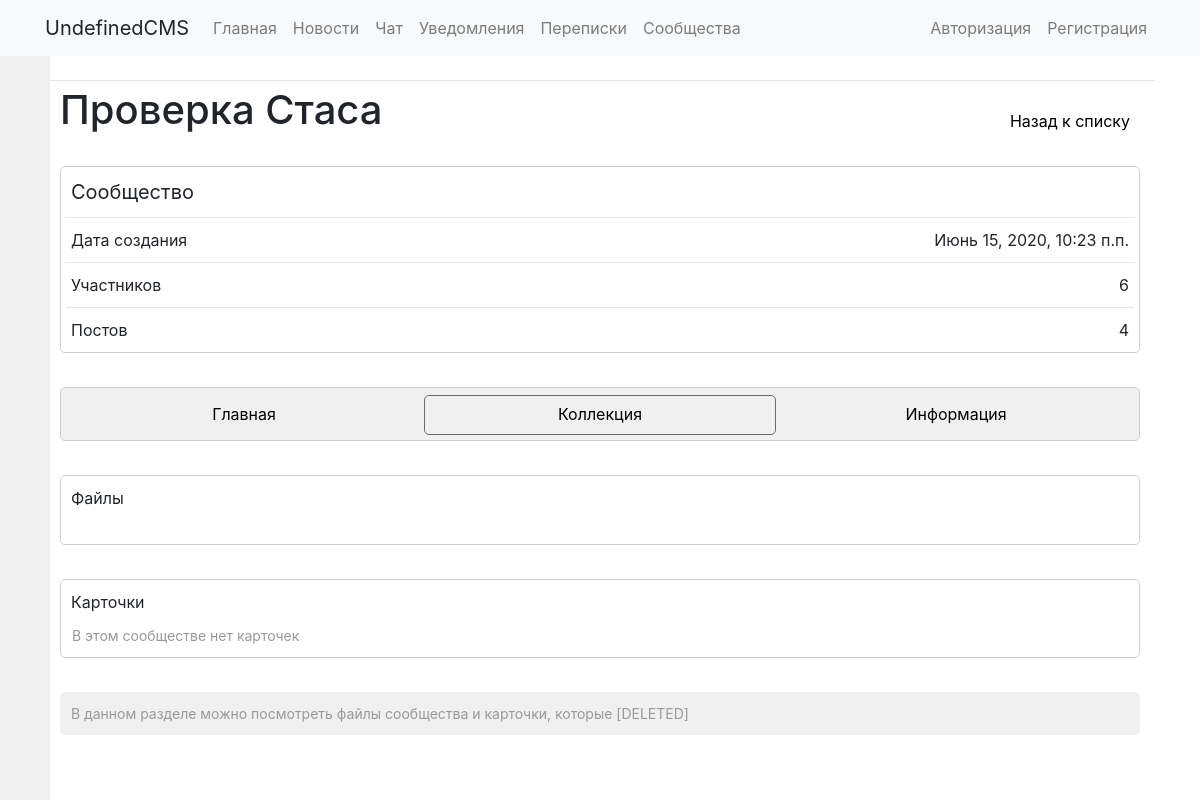
The app's page /groups/fgjj/collection/, older data.
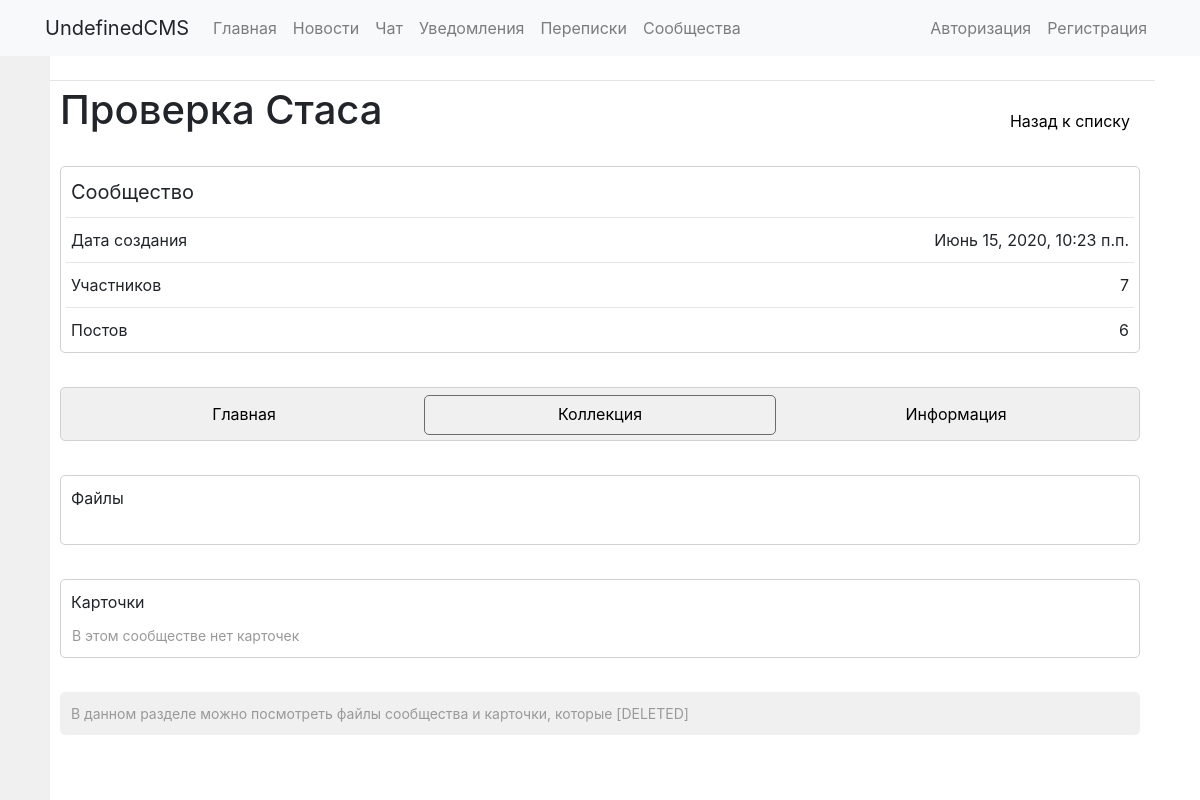
The same page, newer data.
### communities/models.py (models this page shows, shortened)
class Group(models.Model):
	groupname = models.CharField(max_length=40)
	image = models.ImageField(upload_to='groups/groupimages', default=False)
	slug = models.SlugField(max_length=40, unique=True)
	description = models.TextField(blank=True)
	public = models.BooleanField(default=True)
	allowarticles = models.IntegerField(default=2)
	pubdate = models.DateTimeField('date published', default=datetime.now())
	admin = models.ForeignKey(User, on_delete=models.CASCADE, null=True, blank=True, related_name='groups_admins')
	editors = models.ManyToManyField(User, blank=True, related_name='groups_editors')
	subscribers = models.ManyToManyField(User, blank=True, related_name='groups_subs')
	subrequests = models.ManyToManyField(User, blank=True, related_name='groups_requests')
	banned = models.ManyToManyField(User, blank=True, related_name='groups_banned')

### communities/views.py (the view)
# urls.py: path('<str:groupslug>/collection/', collection, name='collection'),
def collection(request, groupslug):
	if Group.objects.filter(slug=groupslug).exists():
		group = Group.objects.get(slug=groupslug)
		articles_count = group.articles.filter(allowed=True).count()
		context = {'group': group, 'articles_count': articles_count}
		return render(request, 'communities/collection.html', context)
	else:
		return render(request, 'communities/nogroup.html')

### communities/templates/communities/collection.html (shortened to what this page needs)
{% extends "communities/community_template.html" %}
{% block main %}
<div class="content_block">
	<div class="plate">
		<div class="inline-wrapper">
			<div class="text2">Файлы</div>
		</div>
		<div id="groupimages" style="flex-wrap: wrap; display: flex;"></div>
	</div>
	<br>
	<div class="plate">
		<div class="inline-wrapper">
			<div class="text2">Карточки</div>
		</div>
		<div class="" style="flex-wrap: wrap;">
			{% for image in images %}
			<img class="medium-img" src="{{ image }}" alt="">
			{% empty %}
			<div class="text3">В этом сообществе нет карточек</div>
			{% endfor %}
		</div>
	</div>
	<br>
	<div class="solid">
		<div class="text3">В данном разделе можно посмотреть файлы сообщества и карточки, которые [DELETED]
		</div>
	</div>
</div>
{% endblock %}

### communities/templates/communities/community_template.html (shortened to what this page needs)
{% extends "base_general.html" %}
{% load static %}
{% block links %}
  <link rel="stylesheet" href="{% static 'communities/css/style.css' %}"/>
{% endblock %}
{% block content %}
  <div class="inline-wrapper">
    <h1>{{ group.groupname }}</h1>
    <a class="button1" href="{% url 'communities:home' %}">Назад к списку</a>
  </div>
  <br>
  <div class="inline-wrapper">
    <div class="plate" style="width: 100%;">
      <div class="inline-wrapper">
        <div class="text1">Сообщество</div>
      </div>
      <hr>
      <div class="inline-wrapper">
        <div class="text2">Дата создания</div>
        <div class="text2">{{ group.pubdate }}</div>
      </div>
      <hr>
      <div class="inline-wrapper">
        <div class="text2">Участников</div>
        <div class="inline-wrapper">
          <div class="text2">{{ group.subscribers.count|add:group.editors.count|add:1 }}</div>
        </div>
      </div>
      <hr>
      <div class="inline-wrapper">
        <div class="text2">Постов</div>
        <div class="text2">{{ articles_count }}</div>
      </div>
    </div>
  </div>
  <br>
  {% if request.user in group.subscribers.all or request.user in group.editors.all or request.user == group.admin or group.public and request.user not in group.banned.all %}
    <div class="inline-wrapper plate solid">
      <a id="to_main" class="button0" href="{% url 'communities:community' group.slug %}">Главная</a>
      <a id="to_collection" class="button0" href="{% url 'communities:collection' group.slug %}">Коллекция</a>
      <a id="to_information" class="button0" href="{% url 'communities:information' group.slug %}">Информация</a>
    </div>
    <br>
    {% block main %}{% endblock %}
  {% else %}
    <div class="plate">
      <div class="text2">{% if request.user in group.banned.all %}Вы заблокированы в данном сообществе{% else %}Вы не можете просматривать контент сообщества{% endif %}</div>
    </div>
  {% endif %}
{% endblock %}

Row changes from the older to the newer data that the page shows:
changed Group "Проверка Стаса": subscribers.count|add "6" → "7"
Text that changed along with them:
{{ articles_count }}: "4" → "6"
